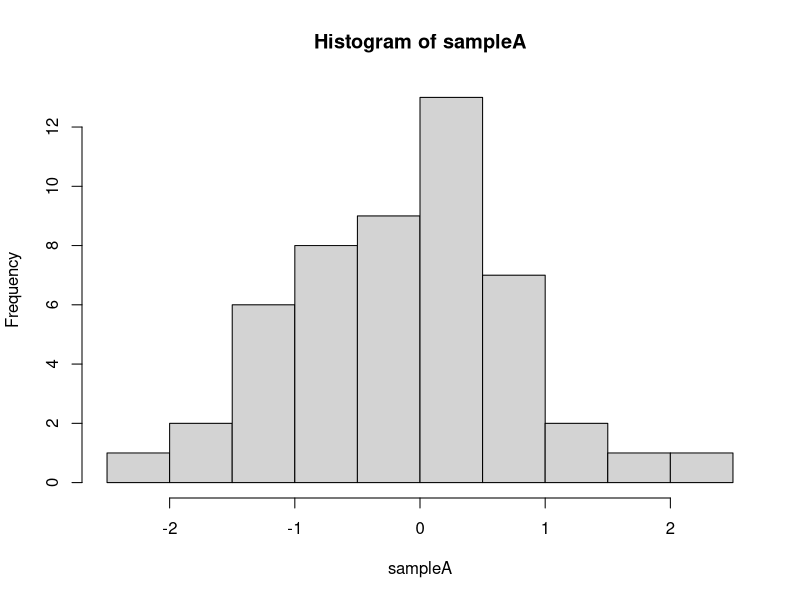
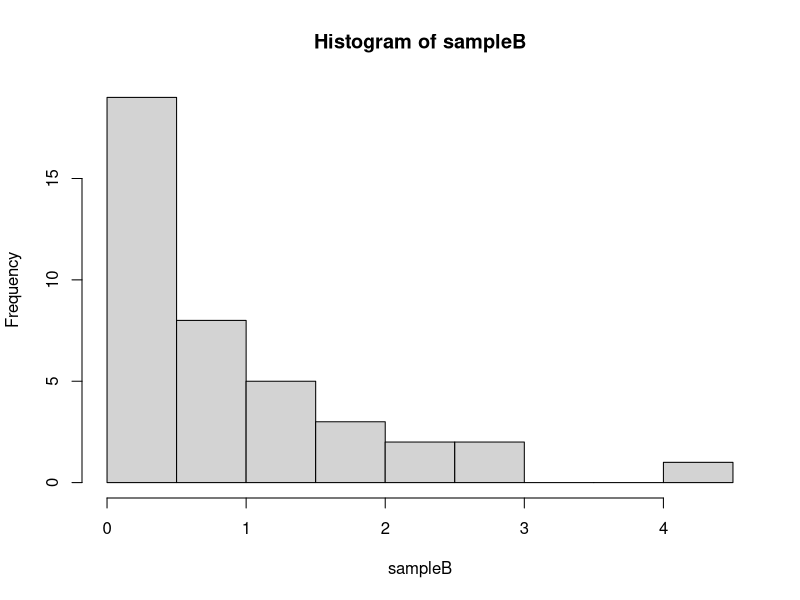
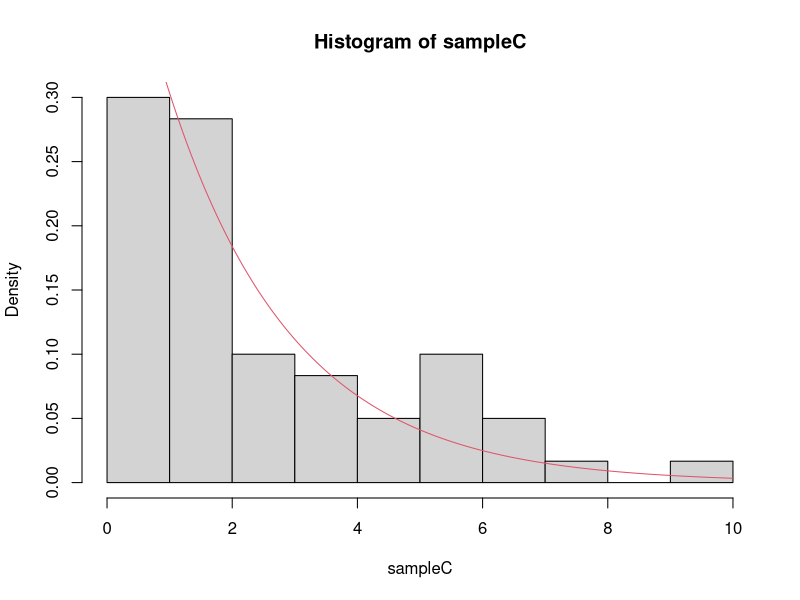
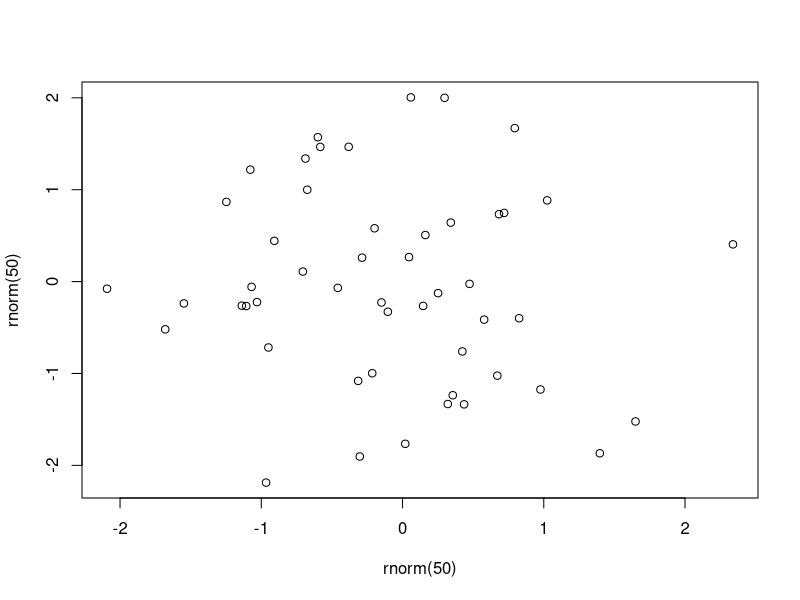
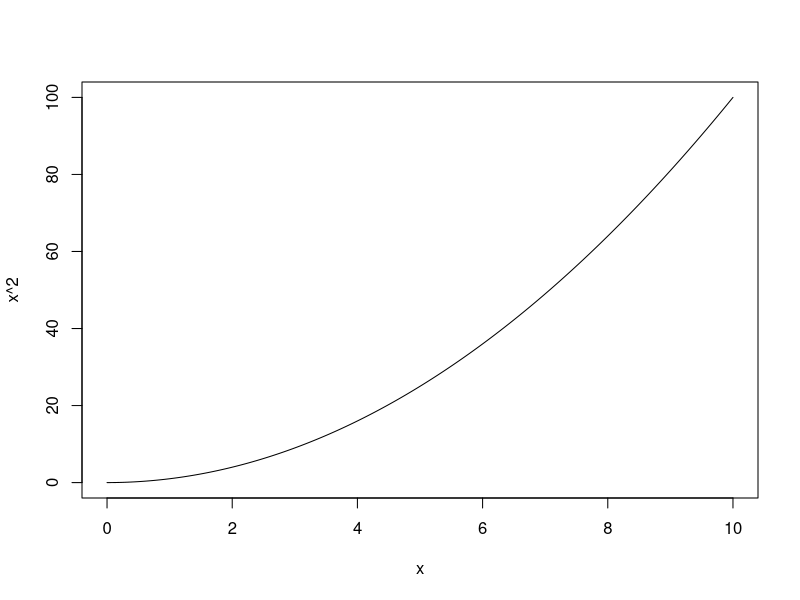

Generate these figures, in order, with R:
my_summary <- function(x) return(c(mean(x), median(x), sd(x)))

set.seed(1223345)
sampleA <- rnorm(50)
sampleB <- rexp(40)
sampleC <- rchisq(60, df=2)

hist(sampleA)
hist(sampleB)
hist(sampleC, prob=T)

par(new=T)
x <- seq(0,10,0.001)
lines(x, dchisq(x, df=2), type="l", col=2)

my_list <- list(A=sampleA, B=sampleB, C=sampleC)

my_list[[1]]
my_list$A

lapply(my_list, FUN=my_summary)

my_summary(sampleA)

set.seed(1223345)
my_df <- data.frame(sex = rbinom(100, 1, 0.5), age = rnorm(100, mean=50, sd=10))
my_matrix <- as.matrix(my_df, nc=2)

help(plot)

set.seed(1223345)
plot(x = rnorm(50), y = rnorm(50))

x <- seq(0,10,0.001)

plot(x=x, y=x^2, type="l")

apply(my_matrix, MARGIN=2, my_summary)



sqrt(50)*mean(rnorm(50))
sqrt(500)*mean(rnorm(500))
sqrt(5000)*mean(rnorm(5000))
sqrt(5000000)*mean(rnorm(5000000))
